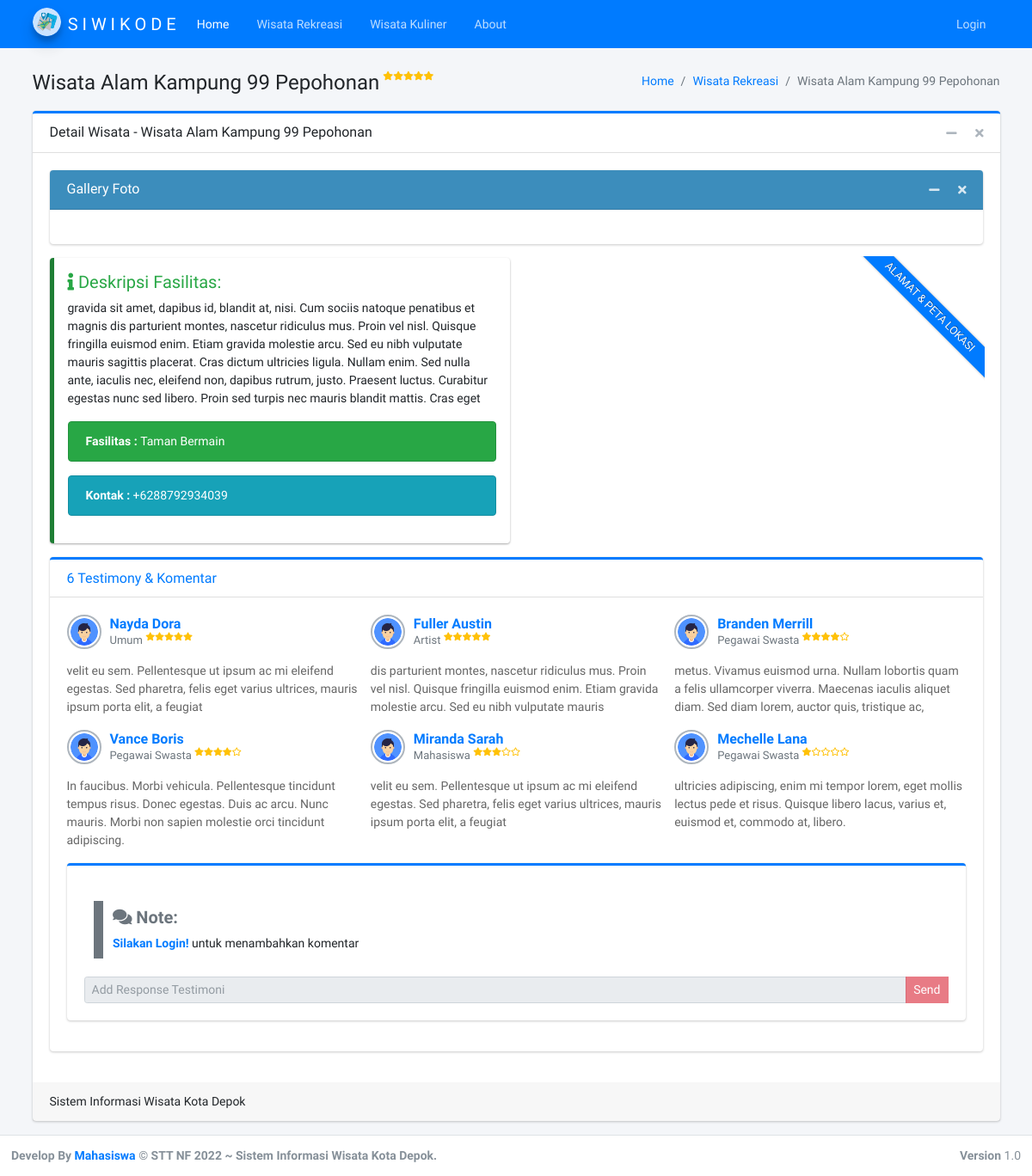
The page /wisata/detail/2 on the database its author committed.
### tables this page shows
CREATE TABLE `wisata` (
  `id` int(11) NOT NULL,
  `nama` varchar(100) DEFAULT NULL,
  `deskripsi` text DEFAULT NULL,
  `jenis_wisata_id` int(11) DEFAULT NULL,
  `fasilitas` text DEFAULT NULL,
  `bintang` smallint(6) DEFAULT NULL,
  `kontak` varchar(45) DEFAULT NULL,
  `alamat` varchar(45) DEFAULT NULL,
  `latlong` varchar(50) DEFAULT NULL,
  `email` varchar(45) DEFAULT NULL,
  `web` varchar(45) DEFAULT NULL,
  `jenis_kuliner_id` int(11) DEFAULT NULL
);

CREATE TABLE `testimoni` (
  `id` int(11) NOT NULL,
  `nama` varchar(45) DEFAULT NULL,
  `email` varchar(90) DEFAULT NULL,
  `wisata_id` int(11) NOT NULL,
  `profesi_id` int(11) NOT NULL,
  `rating` smallint(6) DEFAULT NULL,
  `komentar` text DEFAULT NULL,
  `user_id` int(11) DEFAULT NULL,
  `created_at` datetime DEFAULT current_timestamp(),
  `foto` varchar(255) DEFAULT NULL
);

CREATE TABLE `profesi` (
  `id` int(11) NOT NULL,
  `nama` varchar(20) DEFAULT NULL
);

### application/views/wisata_detail.php (the view, shortened to what the rows shown need)
<div class="content-wrapper">
    <div class="content-header">
        <div class="container">
            <div class="row mb-2 mt-4">
                <div class="col-sm-6">
                    <div class="d-flex flex-row">
                        <div class="mr-1">
                            <h1><?php echo $rekreasi->nama; ?> </h1>
                        </div>
                                <?php
                                createStar($rekreasi->bintang);
                                ?>
                    </div>
                </div>
                <div class="col-sm-6">
                    <ol class="breadcrumb float-sm-right">
                        <li class="breadcrumb-item"><a href="index.html">Home</a></li>
                        <?php if ($rekreasi->jenis_wisata_id != null) { ?>
                            <li class="breadcrumb-item"><a href="<?php echo base_url(); ?>wisata/rekreasi">Wisata Rekreasi</a></li>
                        <?php } else { ?>
                            <li class="breadcrumb-item"><a href="<?php echo base_url(); ?>wisata/kuliner">Wisata Kuliner</a></li>
                        <?php } ?>
                        <li class="breadcrumb-item active"><?php echo $rekreasi->nama; ?></li>
                    </ol>
                </div>
            </div>
        </div>
    </div>
    <div class="content">
        <div class="container">
            <div class="row">
                <div class="col-12">
                    <div class="card card-primary card-outline">
                        <div class="card-header">
                            <h3 class="card-title">Detail Wisata - <?php echo $rekreasi->nama; ?></h3>
                            <div class="card-tools">
                                <button type="button" class="btn btn-tool" data-card-widget="collapse" title="Collapse">
                                </button>
                                <button type="button" class="btn btn-tool" data-card-widget="remove" title="Remove">
                                </button>
                            </div>
                        </div>
                        <div class="card-body">
                            <div class="row">
                                <div class="col-md-6">
                                    <div class="callout callout-success">
                                        <h5 class="text-success"><i class="fas fa-info"></i> Deskripsi
                                            Fasilitas:</h5>
                                        <p>
                                            <?php echo $rekreasi->deskripsi; ?>
                                        </p>
                                        <div class="alert alert-success">
                                            <b>Fasilitas : </b> <?php echo $rekreasi->fasilitas; ?>
                                        </div>
                                        <div class="alert alert-info">
                                            <b>Kontak : </b> <?php echo $rekreasi->kontak; ?>
                                        </div>
                                    </div>
                                </div>
                                <div class="col-md-12">
                                    <div class="card card-primary card-outline">
                                        <div class="card-body">
                                            <div class="row">
                                                <?php foreach ($testimoni->result() as $i) { ?>
                                                    <div class="col-md-4">
                                                        <div class="post clearfix">
                                                            <div class="user-block">
                                                                <?php
                                                                if ($i->foto != NULL) {
                                                                    $fotoPath = 'assets/upload/user/' . $i->foto;
                                                                    $foto = (file_exists($fotoPath)) ? $fotoPath : 'assets/dist/img/default.png';
                                                                } else {
                                                                    $foto = 'assets/dist/img/default.png';
                                                                }
                                                                ?>
                                                                <img class="img-circle img-bordered-sm" src="<?= base_url() . $foto; ?>" alt="User Image">
                                                                <span class="username">
                                                                    <a href="#"><?php echo $i->nama; ?></a>
                                                                </span>
                                                                <span class="description">
                                                                    <?php echo $i->profesi; ?> <sup>
                                                                        <?php
                                                                        createStar($i->rating);
                                                                        ?></sup>
                                                                </span>
                                                            </div>
                                                            <p>
                                                                <?php echo $i->komentar; ?>
                                                            </p>
                                                        </div>
                                                    </div>
                                                <?php } ?>
                                            </div>
                                        </div>
                                    </div>
                                </div>
                            </div>
                        </div>
                    </div>
                </div>
            </div>
        </div>
    </div>
</div>

### application/views/function/function.php (shortened to what the rows shown need)
<?php
function createStar($star){
    $starMinus = 5 - $star;
    for ($x = 1; $x <= $star; $x++) {
        echo "<i class='fas fa-star text-warning'></i>";
    }
    if ($starMinus != 0) {
        for ($x = 1; $x <= $starMinus; $x++) {
            echo "<i class='far fa-star text-warning'></i>";
     }
    }
}

### rows shown on the page
wisata: nama "Wisata Alam Kampung 99 Pepohonan", bintang 5 (drawn), deskripsi "gravida sit amet, dapibus id, blandit at, nisi. Cum sociis natoque penatibus et magnis dis parturient montes, nascetur ridiculus mus. Proin vel nisl. Quisque fringilla euismod enim. Etiam gravida molestie arcu. Sed eu nibh vulputate mauris sagittis placerat. Cras dictum ultricies ligula. Nullam enim. Sed nulla ante, iaculis nec, eleifend non, dapibus rutrum, justo. Praesent luctus. Curabitur egestas nunc sed libero. Proin sed turpis nec mauris blandit mattis. Cras eget", fasilitas "Taman Bermain", kontak "+6288792934039"
testimoni: nama "Nayda Dora", profesi.nama "Umum", rating 5 (drawn), komentar "velit eu sem. Pellentesque ut ipsum ac mi eleifend egestas. Sed pharetra, felis eget varius ultrices, mauris ipsum porta elit, a feugiat"
testimoni: nama "Fuller Austin", profesi.nama "Artist", rating 5 (drawn), komentar "dis parturient montes, nascetur ridiculus mus. Proin vel nisl. Quisque fringilla euismod enim. Etiam gravida molestie arcu. Sed eu nibh vulputate mauris"
testimoni: nama "Branden Merrill", profesi.nama "Pegawai Swasta", rating 4 (drawn), komentar "metus. Vivamus euismod urna. Nullam lobortis quam a felis ullamcorper viverra. Maecenas iaculis aliquet diam. Sed diam lorem, auctor quis, tristique ac,"
testimoni: nama "Vance Boris", profesi.nama "Pegawai Swasta", rating 4 (drawn), komentar "In faucibus. Morbi vehicula. Pellentesque tincidunt tempus risus. Donec egestas. Duis ac arcu. Nunc mauris. Morbi non sapien molestie orci tincidunt adipiscing."
testimoni: nama "Miranda Sarah", profesi.nama "Mahasiswa", rating 3 (drawn), komentar "velit eu sem. Pellentesque ut ipsum ac mi eleifend egestas. Sed pharetra, felis eget varius ultrices, mauris ipsum porta elit, a feugiat"
testimoni: nama "Mechelle Lana", profesi.nama "Pegawai Swasta", rating 1 (drawn), komentar "ultricies adipiscing, enim mi tempor lorem, eget mollis lectus pede et risus. Quisque libero lacus, varius et, euismod et, commodo at, libero."

### other values the page prints
count($testimoni->result()) "6"
